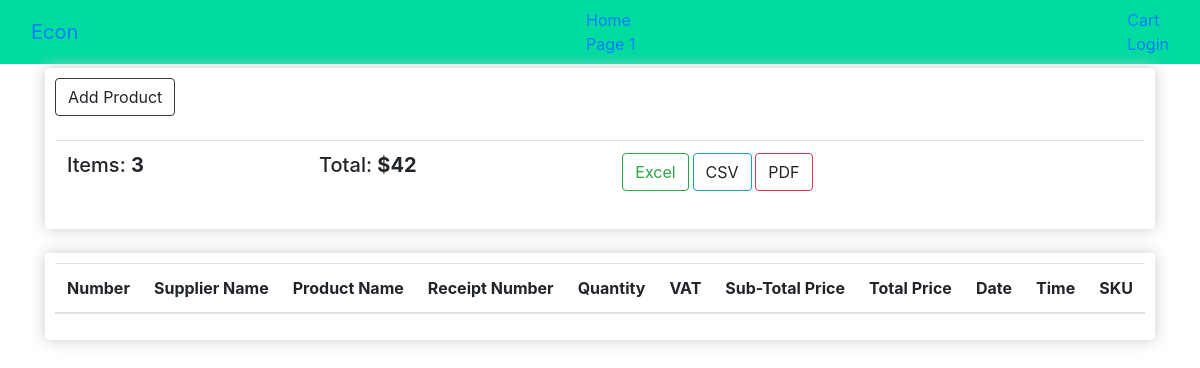
Before: /supplier/ with the older database file.
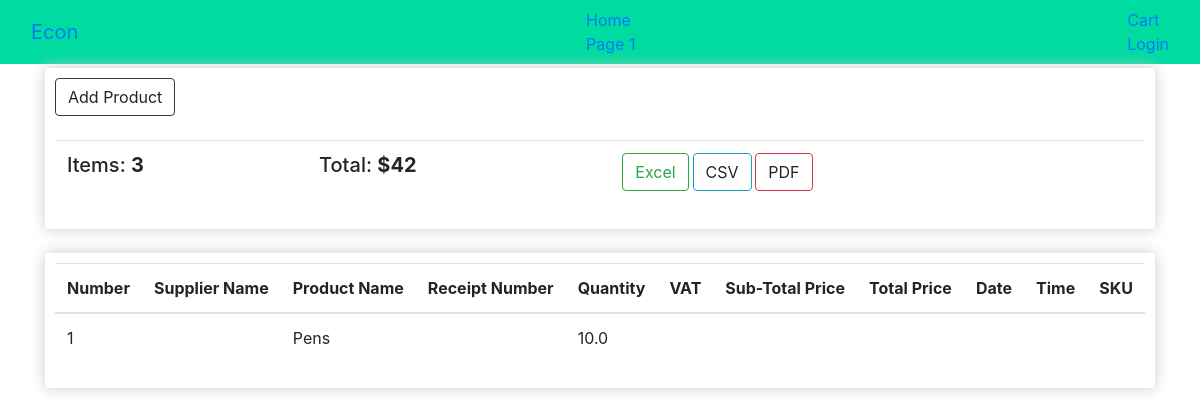
After: the same page with the newer database file.
### products/models.py (models this page shows, shortened)
class Product(models.Model):
    name = models.CharField(max_length=100)
    date_added = models.DateField(auto_now_add = True)
    price = models.FloatField(max_length=100)
    added_by = models.ForeignKey(User, on_delete=models.CASCADE)
    in_store = models.BooleanField(default="True")
    product_description = models.OneToOneField(Product_description, on_delete=models.CASCADE)

### suppliers/views.py (the view)
# urls.py: path('', views.product_view, name="index")
def product_view(request):
    supplier_products = Product.objects.all()
    return render(request, 'suppliers/index.html', {'products': supplier_products})

### templates/suppliers/index.html (shortened to what this page needs)
{% extends 'base_layout.html' %} {% block content %}
<div class="row mt-1">
    <div class="col-md-12">
        <div class="box-element">
            <a class="btn btn-outline-dark" data-toggle="modal" data-target="#myModal"> Add Product</a>
            <br>
            <br>
            <table class="table">
                <tr>
                    <th>
                        <h5>Items: <strong>3</strong></h5>
                    </th>
                    <th>
                        <h5>Total: <strong>$42</strong></h5>
                    </th>
                    <th>
                        <a class="btn btn-outline-success excel" href='#'>Excel</a>
                        <a class="btn btn-outline-info csv">CSV</a>
                        <a class="btn btn-outline-danger pdf">PDF</a>
                    </th>
                </tr>
            </table>
        </div>
        <br>
    </div>
    <div class="col-md-12 ">
        <div class="box-element">
            <table class="table">
                <thead>
                    <tr>
                        <th>Number</th>
                        <th>Supplier Name</th>
                        <th>Product Name</th>
                        <th>Receipt Number</th>
                        <th>Quantity</th>
                        <th>VAT</th>
                        <th>Sub-Total Price</th>
                        <th>Total Price</th>
                        <th>Date</th>
                        <th>Time</th>
                        <th>SKU</th>
                    </tr>
                </thead>
        </div>
        <tbody id="table_result">
            {% for product in products%}
            <tr>
                <td>{{product.id}}</td>
                <td>{{supplier.name}}</td>
                <td>{{product.name}}</td>
                <td>{{product.quantity}}</td>
                <td>{{product.price}}</td>
                <td></td>
                <td></td>
                <td></td>
                <td></td>
                <td></td>
                <td></td>
            </tr>
            {% endfor %}
        </tbody>
    </div>
</div>
</div>
{% endblock content %}

Changed rows visible on the page:
added Product: id "1", name "Pens", price "10.0"
